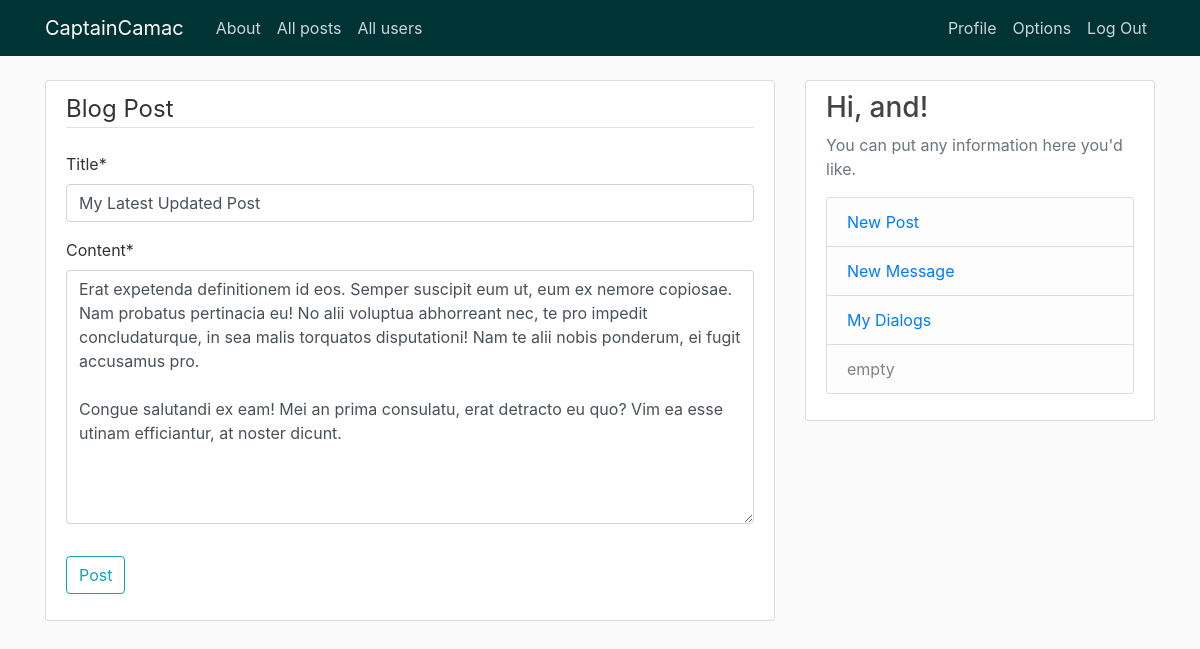
/post/29/update/ (signed in), run on the app's committed database.
### blog/models.py (models this page shows, shortened)
class Post(models.Model):
    title = models.CharField(max_length=100)
    content = models.TextField()
    date_posted = models.DateTimeField(default=timezone.now)
    author = models.ForeignKey(User, on_delete=models.CASCADE)

### blog/views.py (the view, shortened to what this page needs)
# urls.py: path('post/<int:pk>/update/', PostUpdateView.as_view(), name='post-update'), #post_form.html
class PostUpdateView(LoginRequiredMixin, UserPassesTestMixin, UpdateView):
    model = Post
    fields = ['title', 'content']
    def test_func(self):
        post = self.get_object()
        if self.request.user == post.author:
            return True
        return False

### blog/templates/blog/post_form.html (shortened to what this page needs)
{% extends "base/base.html" %}
{% load crispy_forms_tags %}
{% block content %}
    <div class="content-section">
        <form method="POST">
            <fieldset class="form-group">
                <legend class="border-bottom mb-4">Blog Post</legend>
                {{ form|crispy }}
            </fieldset>
            <div class="form-group">
                <button class="btn btn-outline-info" type="submit">Post</button>
            </div>
        </form>
    </div>
{% endblock %}

### base/templates/base/base.html (shortened to what this page needs)
{% load static %}
<!DOCTYPE html>
<html lang="en">
<head>
    <link rel="stylesheet" href="https://stackpath.bootstrapcdn.com/bootstrap/4.3.1/css/bootstrap.min.css">
    <link rel="stylesheet" type="text/css" href="{% static 'base/main.css' %}">
    <link rel="stylesheet" type="text/css" href="{% static 'dialogs/dialogs.css' %}">
</head>
<body>
    <header class="site-header">
        <nav class="navbar navbar-expand-md navbar-dark bg-steel fixed-top">
            <div class="container">
                <a class="navbar-brand mr-4" href="{% url 'blog-home' %}">CaptainCamac</a>
                <div class="collapse navbar-collapse" id="navbarToggle">
                    <div class="navbar-nav mr-auto">
                        <a class="nav-item nav-link" href="{% url 'blog-about' %}">About</a>
                        <a class="nav-item nav-link" href="{% url 'blog-home' %}">All posts</a>
                        <a class="nav-item nav-link" href="{% url 'all-users' %}">All users</a>
                    </div>
                    <div class="navbar-nav">
                        {% if user.is_authenticated %}
                            <a class="nav-item nav-link" href="{% url 'profile' user.id %}">Profile</a>
                            <a class="nav-item nav-link" href="{% url 'options' %}">Options</a>
                            <a class="nav-item nav-link" href="{% url 'logout' %}">Log Out</a>
                        {% else %}
                            <a class="nav-item nav-link" href="{% url 'login' %}">Login</a>
                            <a class="nav-item nav-link" href="{% url 'register' %}">Register</a>
                        {% endif %}
                    </div>
                </div>
            </div>
        </nav>
    </header>
    <main role="main" class="container">
        <div class="row">
            <div class="col-md-8">
                {% block content %}
                {% endblock %}
            </div>
            <div class="col-md-4">
                <div class="content-section">
                    {% if user.is_authenticated %}
                        <h3>Hi, {{ user.username }}!</h3>
                        <p class='text-muted'>You can put any information here you'd like.
                        <ul class="list-group">
                            <li class="list-group-item list-group-item-light">
                                <a href="{% url 'post-create' %}">New Post</a>
                            </li>
                            <li class="list-group-item list-group-item-light">
                                <a href="#">New Message</a>
                            </li>
                            <li class="list-group-item list-group-item-light">
                                <a href="{% url 'dialogs' %}">My Dialogs</a>
                            </li>
                            <li class="list-group-item list-group-item-light">
                                empty
                            </li>
                        </ul>
                        </p>
                    {% else %}
                        <h3>Please, log in</h3>
                    {% endif %}
                </div>
            </div>
        </div>
    </main>
</body>
</html>

### base/static/base/main.css (style rules this page uses)
body { background: #fafafa; color: #333333; margin-top: 5rem; }
h1, h2, h3, h4, h5, h6 { color: #444444; }
ul { margin: 0; }
.bg-steel { background-color: #003333; }
.site-header .navbar-nav .nav-link { color: #cbd5db; }
.content-section { background: #ffffff; padding: 10px 20px; border: 1px solid #dddddd; border-radius: 3px; margin-bottom: 20px; }

### data on the page
Post: title "My Latest Updated Post", content "Erat expetenda definitionem id eos. Semper suscipit eum ut, eum ex nemore copiosae. Nam probatus pertinacia eu! No alii voluptua abhorreant nec, te pro impedit concludaturque, in sea malis torquatos disputationi! Nam te alii nobis ponderum, ei fugit accusamus pro. Congue salutandi ex eam! Mei an prima consulatu, erat detracto eu quo? Vim ea esse utinam efficiantur, at noster dicunt."

### other printed values
{{ user.username }} "and"
